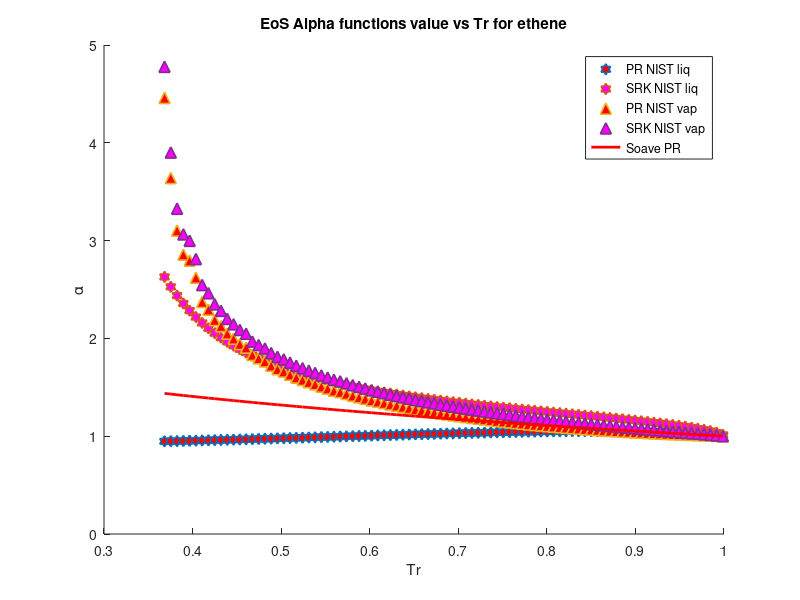

The MATLAB script that drew this image:
clear 
clc
load ethene_sat_data.mat
%alpha PR & SRK for ethene
P = P*10^6;
omega = 0.0866; %Acentric factor
Tc = 282.35; %K
Pc = 5041800; %Pa
R = 8.31446 %J/K*mol
Zc = 0.281;
b1 = 0.07780*(R*Tc/Pc);
a1 = 0.45724*(((R^2)*(Tc^2))/Pc);
b2 = 0.08664*(R*Tc/Pc);
a2 = 0.42747*(((R^2)*(Tc^2))/Pc);
omega_c = 1-3*Zc;
omega_b = 0.08446114781;
omega_a = 3*Zc^2+3*(1-2*Zc)*omega_b+omega_b^2+1-3*Zc;
a3 = omega_a*(((R^2)*(Tc^2))/Pc);
b3 = omega_b*(R*Tc/Pc);
c3 = omega_c*(R*Tc/Pc);
T = 104; %k
M = 28.05/1000; %kg/mol
S1=0.37464+1.54226*omega-0.26992*omega^2;
S2=0.48508+1.55171*omega-0.176*omega^2;

for i = 1:1:90
   Pr = P/Pc; 
   Tr = T/Tc;
   Tr_list(i)=Tr;
   Vm_liq(i) = M/rho_liq(i);
   Vm_vap(i) = M/rho_vap(i);
   alpha_PT_liq(i) = ((R*T)/(Vm_liq(i)-b3)-P(i))*((Vm_liq(i)^2+b3*Vm_liq(i)+c3*Vm_liq(i)-c3*b3)/a3);
   alpha_PT_vap(i) = ((R*T)/(Vm_vap(i)-b3)-P(i))*((Vm_vap(i)^2+b3*Vm_vap(i)+c3*Vm_vap(i)-c3*b3)/a3);
   alpha_PR_liq(i) = ((R*T)/(Vm_liq(i)-b1)-P(i))*((Vm_liq(i)^2+2*b1*Vm_liq(i)-b1^2)/a1)
   alpha_SRK_liq(i) = ((R*T)/(Vm_liq(i)-b2)-P(i))*((Vm_liq(i)^2+b2*Vm_liq(i))/a2);
   alpha_PR_vap(i) = ((R*T)/(Vm_vap(i)-b1)-P(i))*((Vm_vap(i)^2+2*b1*Vm_vap(i)-b1^2)/a1);
   alpha_SRK_vap(i) = ((R*T)/(Vm_vap(i)-b2)-P(i))*((Vm_vap(i)^2+b2*Vm_vap(i))/a2);
   alpha_soave_PR(i) =(1+S1*(1-sqrt(Tr)))^2;
   alpha_soave_SRK(i) =(1+S2*(1-sqrt(Tr)))^2;
   alpha_Gasem(i) = exp((1.943+0.926*Tr)*(1-(Tr)^0.1441));
%    alpha_twu(i) = (Tr)^(0.081043)*exp(0.915696*(1-(Tr)^(2.61622)));
   Temp(i)=T;
   T = T+2;
end
hold on

 plot(Tr_list,alpha_PR_liq,'h','MarkerSize',8,'MarkerFaceColor','r','LineWidth',1.2)
 %plot(Tr_list,alpha_PT_liq,'h','MarkerSize',8,'MarkerFaceColor','g','LineWidth',1.2)
 plot(Tr_list,alpha_SRK_liq,'h','MarkerSize',8,'MarkerFaceColor','m','LineWidth',1.2)
 plot(Tr_list,alpha_PR_vap,'^','MarkerSize',8,'MarkerFaceColor','r','LineWidth',1.2)
 %plot(Tr_list,alpha_PT_vap,'^','MarkerSize',8,'MarkerFaceColor','g','LineWidth',1.2)
 plot(Tr_list,alpha_SRK_vap,'^','MarkerSize',8,'MarkerFaceColor','m','LineWidth',1.2)
 plot(Tr_list,alpha_soave_PR,'r','LineWidth',2)
% plot(Tr_list,alpha_soave_SRK,'g','LineWidth',2)
% plot(Tr_list,alpha_Gasem,'b','LineWidth',2)

hold off
legend('PR NIST liq','SRK NIST liq','PR NIST vap','SRK NIST vap','Soave PR')
xlabel('Tr')
ylabel('\alpha')
title('EoS Alpha functions value vs Tr for ethene')
